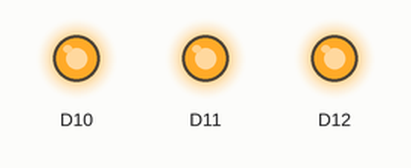
The program below on a simulated STM32 Nucleo. On the bench: output pins drawn as LEDs (lit = HIGH). What the program prints to the serial monitor is not drawn.

Above: at 0.1 s.
Timing chart, 0 to 1.6 s (numbered marks = the images above):
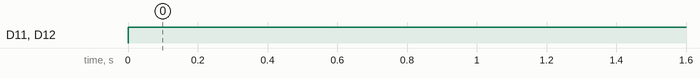

Measured:
- by itself, D11, D12: LOW → HIGH at 0.00 s

The program:

main.cpp
```cpp
#include <Arduino.h>
#include <STM32FreeRTOS.h>

void tA(void *pvParameters);
void tB(void *pvParameters);
void tC(void *pvParameters);
SemaphoreHandle_t semA;
SemaphoreHandle_t semB;
SemaphoreHandle_t semC;

void vklopiLed(int n){
  digitalWrite(10,HIGH);
  digitalWrite(11,HIGH);
  digitalWrite(12,HIGH);
  digitalWrite(10+n,LOW);
}


void setup() {
  Serial.begin(9600);
  pinMode(10, OUTPUT);
  pinMode(11, OUTPUT);
  pinMode(12, OUTPUT);
  vklopiLed(3);
  semA=xSemaphoreCreateMutex();
  xSemaphoreGive(semA);
  semC=xSemaphoreCreateMutex();
  xSemaphoreGive(semC);
  semB=xSemaphoreCreateMutex();
  xSemaphoreGive(semB);


  //xSemaphoreTake(serSem, (TickType_t)5);
  xTaskCreate(tA, "tA", 128, NULL, 2, NULL);
  xTaskCreate(tB, "tB", 128, NULL, 2, NULL);
  xTaskCreate(tC, "tC", 128, NULL, 2, NULL);
  vTaskStartScheduler();
}

void loop() {
  // put your main code here, to run repeatedly:
}

void tA(void *pvParameters){
  while(1){
    if(xSemaphoreTake(semC, portMAX_DELAY )==pdTRUE){
      vTaskDelay(1);
      Serial.println("tA1");
      if(xSemaphoreTake(semA, portMAX_DELAY )==pdTRUE){
        vklopiLed(0);
        Serial.println("tA2");
        delay(1000);
        xSemaphoreGive(semA);
      }
      xSemaphoreGive(semC);
    }
    vTaskDelay(1);
  }
}

void tB(void *pvParameters){
  while(1){
    if(xSemaphoreTake(semA, portMAX_DELAY )==pdTRUE){
      vTaskDelay(1);
      Serial.println("tB1");
      if(xSemaphoreTake(semB, portMAX_DELAY )==pdTRUE){
        vklopiLed(1);
        Serial.println("tB2");
        delay(1000);
        xSemaphoreGive(semB);
      }
      xSemaphoreGive(semA);
    }
    vTaskDelay(1);
  }
}
void tC(void *pvParameters){
  while(1){
    if(xSemaphoreTake(semB, portMAX_DELAY )==pdTRUE){
      vTaskDelay(1);
      Serial.println("tC1");
      if(xSemaphoreTake(semC, portMAX_DELAY )==pdTRUE){
        vklopiLed(2);
        Serial.println("tC2");
        delay(1000);
        xSemaphoreGive(semC);
      }
      xSemaphoreGive(semB);
    }
    vTaskDelay(1);
  }
}
```
